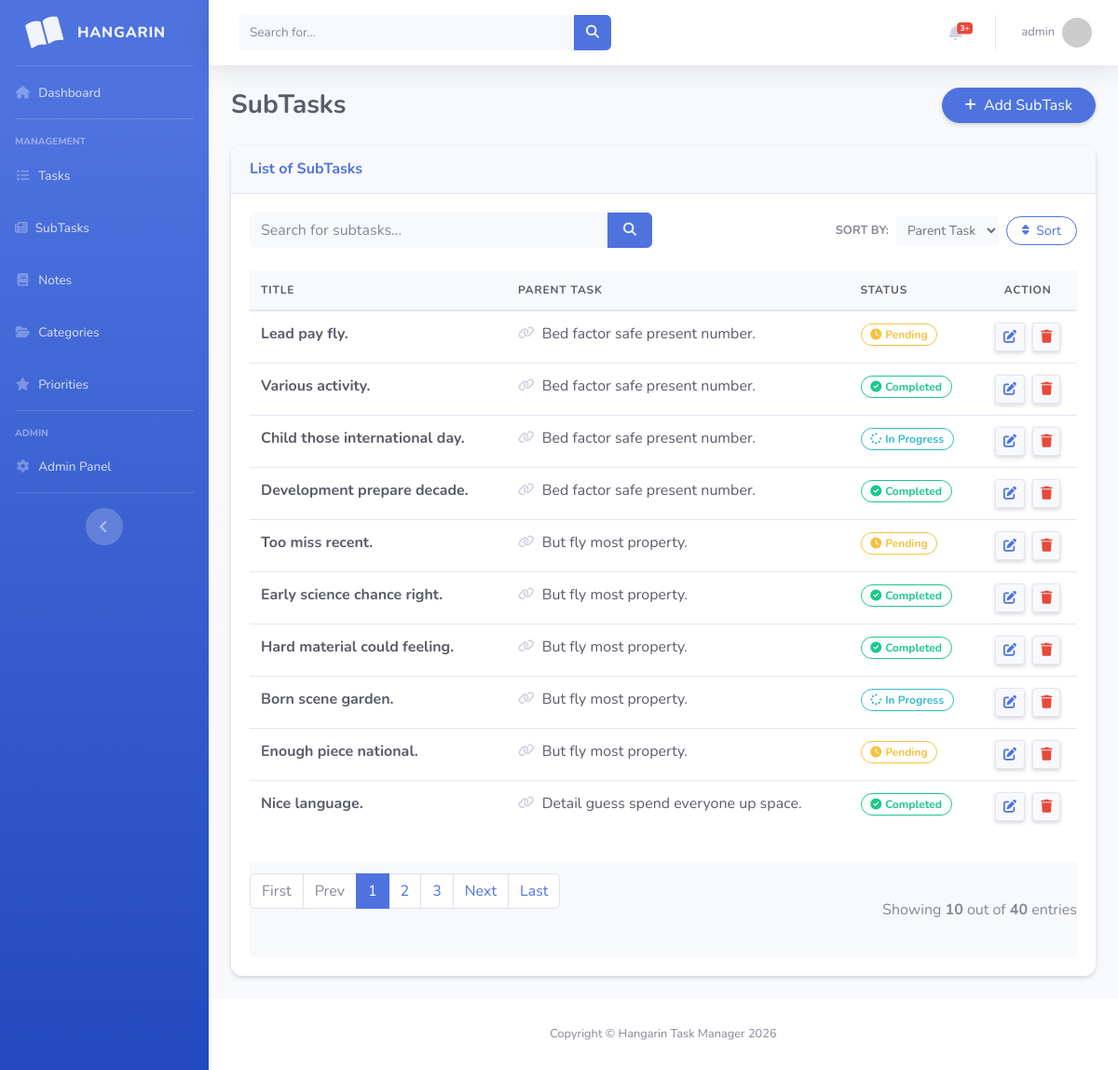
The app's page /subtask_list (signed in) with its own data.
### taskmanager/models.py (models this page shows, shortened)
class BaseModel(models.Model):
    created_at = models.DateTimeField(auto_now_add=True)
    updated_at = models.DateTimeField(auto_now=True)
    class Meta:
        abstract = True

class SubTask(BaseModel):
    parent_task = models.ForeignKey(Task, on_delete=models.CASCADE)
    title = models.CharField(max_length=200)
    status = models.CharField(
        max_length=50,
        choices=[
            ("Pending", "Pending"),
            ("In Progress", "In Progress"),
            ("Completed", "Completed"),
        ],
        default="Pending"
    )

class Task(BaseModel):
    title = models.CharField(max_length=200)
    description = models.TextField()
    status = models.CharField(
        max_length=50,
        choices=[
            ("Pending", "Pending"),
            ("In Progress", "In Progress"),
            ("Completed", "Completed"),
        ],
        default="Pending"
    )
    deadline = models.DateField()
    priority = models.ForeignKey(Priority, on_delete=models.CASCADE)
    category = models.ForeignKey(Category, on_delete=models.CASCADE)

### taskmanager/views.py (the view)
# urls.py: path('subtask_list', SubTaskList.as_view(), name='subtask-list'),
class SubTaskList(LoginRequiredMixin, ListView):
    model = SubTask
    context_object_name = 'subtask'
    template_name = 'subtask_list.html'
    paginate_by = 10
    ordering = ["parent_task__title","title", "status"]
    def get_queryset(self):
        qs = super().get_queryset()
        query = self.request.GET.get('q')
        if query:
            qs = qs.filter(
                Q(title__icontains=query) |
                Q(parent_task__title__icontains=query)
            )
        return qs
    def get_ordering(self):
        allowed = ["parent_task__title","title", "status"]
        sort_by = self.request.GET.get("sort_by")
        if sort_by in allowed:
            return sort_by
        return "parent_task__title"

### templates/subtask_list.html (shortened to what this page needs)
{% extends 'base.html' %}
{% load static %}
{% block content %}
<div class="d-sm-flex align-items-center justify-content-between mb-4">
    <h1 class="h3 mb-0 text-gray-800 font-weight-bold">SubTasks</h1>
    <a href="{% url 'subtask-add' %}" class="btn btn-primary shadow-sm rounded-pill px-4">
        <i class="fas fa-plus fa-sm mr-1"></i> Add SubTask
    </a>
</div>
<div class="card shadow-sm mb-4">
    <div class="card-header py-3">
        <h6 class="m-0 font-weight-bold text-primary">List of SubTasks</h6>
    </div>
    <div class="card-body">
        <div class="row mb-4 align-items-center">
            <div class="col-md-6">
                <form class="form-inline" action="{% url 'subtask-list' %}">
                    <div class="input-group w-100">
                        <input type="text" class="form-control bg-light border-0 small" placeholder="Search for subtasks..."
                               name="q" value="{{ request.GET.q }}">
                        <div class="input-group-append">
                            <button class="btn btn-primary px-3" type="submit">
                                <i class="fas fa-search fa-sm"></i>
                            </button>
                        </div>
                    </div>
                </form>
            </div>
            <div class="col-md-6 text-right">
                <form method="get" class="form-inline justify-content-end">
                    <label class="mr-2 text-gray-600 small font-weight-bold text-uppercase">Sort by:</label>
                    <select class="form-control form-control-sm mr-2 border-0 bg-light" name="sort_by">
                        <option value="parent_task__title" {% if request.GET.sort_by == "parent_task__title" %}selected{% endif %}>Parent Task</option>
                    </select>
                    <button type="submit" class="btn btn-sm btn-outline-primary px-3 rounded-pill">
                         Sort
                    </button>
                </form>
            </div>
        </div>
        <div class="table-responsive">
            <table class="table table-hover align-middle" width="100%" cellspacing="0">
                <thead>
                    <tr>
                        <th>Title</th>
                        <th>Parent Task</th>
                        <th>Status</th>
                        <th class="text-center">Action</th>
                    </tr>
                </thead>
                <tbody>
                    {% for subtask in object_list %}
                    <tr>
                        <td class="font-weight-bold text-dark">{{ subtask.title }}</td>
                        <td><span class="text-gray-800"><i class="fas fa-link fa-sm mr-1 text-gray-400"></i> {{ subtask.parent_task.title }}</span></td>
                        <td>
                            {% if subtask.status == 'Completed' %}
                                <span class="badge badge-pill badge-success-soft text-success border border-success">
                                    <i class="fas fa-check-circle mr-1"></i>{{ subtask.status }}
                                </span>
                             {% elif subtask.status == 'In Progress' %}
                                <span class="badge badge-pill badge-info-soft text-info border border-info">
                                    <i class="fas fa-spinner fa-spin mr-1"></i>{{ subtask.status }}
                                </span>
                            {% else %}
                                <span class="badge badge-pill badge-warning-soft text-warning border border-warning">
                                    <i class="fas fa-clock mr-1"></i>{{ subtask.status }}
                                </span>
                            {% endif %}
                        </td>
                        <td class="text-center">
                            <a href="{% url 'subtask-update' subtask.id %}" class="btn btn-sm btn-light text-primary border shadow-sm mr-1">
                                <i class="fas fa-edit"></i>
                            </a>
                            <a href="{% url 'subtask-delete' subtask.id %}" class="btn btn-sm btn-light text-danger border shadow-sm">
                                <i class="fas fa-trash"></i>
                            </a>
                        </td>
                    </tr>
                    {% endfor %}
                </tbody>
            </table>
        </div>
        {% include 'includes/pagination.html' %}
    </div>
</div>
{% endblock %}

### templates/base.html (shortened to what this page needs)
{% load static %}
{% load pwa %}
<!DOCTYPE html>
<html lang="en">
<head>
    <link rel="stylesheet" href="https://cdnjs.cloudflare.com/ajax/libs/font-awesome/6.4.0/css/all.min.css">
    <link rel="stylesheet" href="{% static 'css/sb-admin-2.css' %}">
</head>
<body id="page-top">
    <div id="wrapper">
        <ul class="navbar-nav bg-gradient-primary sidebar sidebar-dark accordion" id="accordionSidebar">
            <a class="sidebar-brand d-flex align-items-center justify-content-center" href="{% url 'home' %}">
                <div class="sidebar-brand-icon rotate-n-15">
                    <i class="fas fa-book-open"></i>
                </div>
                <div class="sidebar-brand-text mx-3">Hangarin</div>
            </a>
            <hr class="sidebar-divider my-0">
            <li class="nav-item">
                <a class="nav-link" href="{% url 'home' %}">
                    <i class="fas fa-fw fa-home"></i>
                    <span>Dashboard</span>
                </a>
            </li>
            <hr class="sidebar-divider">
            <div class="sidebar-heading">Management</div>
            <li class="nav-item">
                <a class="nav-link" href="{% url 'task-list' %}">
                    <i class="fas fa-fw fa-list"></i>
                    <span>Tasks</span>
                </a>
            </li>
            <li class="nav-item">
                <a class="nav-link" href="{% url 'subtask-list' %}">
                    <i class="fas fa-newspaper"></i>
                    <span>SubTasks</span>
                </a>
            </li>
            <li class="nav-item">
                <a class="nav-link" href="{% url 'note-list' %}">
                    <i class="fas fa-fw fa-book"></i>
                    <span>Notes</span>
                </a>
            </li>
            <li class="nav-item">
                <a class="nav-link" href="{% url 'category-list' %}">
                    <i class="fas fa-fw fa-folder-open"></i>
                    <span>Categories</span>
                </a>
            </li>
            <li class="nav-item">
                <a class="nav-link" href="{% url 'priority-list' %}">
                    <i class="fas fa-fw fa-star"></i>
                    <span>Priorities</span>
                </a>
            </li>
            <hr class="sidebar-divider">
            <div class="sidebar-heading">Admin</div>
            <li class="nav-item">
                <a class="nav-link" href="/admin/" target="_blank">
                    <i class="fas fa-fw fa-cog"></i>
                    <span>Admin Panel</span>
                </a>
            </li>
            <hr class="sidebar-divider d-none d-md-block">
            <div class="text-center d-none d-md-inline">
                <button class="rounded-circle border-0" id="sidebarToggle"></button>
            </div>
        </ul>
        <div id="content-wrapper" class="d-flex flex-column">
            <div id="content">
                <nav class="navbar navbar-expand navbar-light bg-white topbar mb-4 static-top shadow">
                    <form class="d-none d-sm-inline-block form-inline mr-auto ml-md-3 my-2 my-md-0 mw-100 navbar-search">
                        <div class="input-group">
                            <input type="text" class="form-control bg-light border-0 small" placeholder="Search for..." aria-label="Search">
                            <div class="input-group-append">
                                <button class="btn btn-primary" type="button">
                                    <i class="fas fa-search fa-sm"></i>
                                </button>
                            </div>
                        </div>
                    </form>
                    <ul class="navbar-nav ml-auto">
                        <li class="nav-item dropdown no-arrow mx-1">
                            <a class="nav-link dropdown-toggle" href="#" id="alertsDropdown" role="button" data-toggle="dropdown">
                                <i class="fas fa-bell fa-fw"></i>
                                <span class="badge badge-danger badge-counter">3+</span>
                            </a>
                        </li>
                        <li class="nav-item dropdown no-arrow">
                            <a class="nav-link dropdown-toggle" href="#" id="userDropdown" role="button" data-toggle="dropdown">
                                <span class="mr-2 d-none d-lg-inline text-gray-600 small">
                                    {% if user.is_authenticated %}{{ user.username }}{% else %}Guest{% endif %}
                                </span>
                                <img class="img-profile rounded-circle"
                                     src="https://ui-avatars.com/api/?name={{ user.username|default:'User' }}&background=4e73df&color=fff&size=36"
                                     width="36" height="36">
                            </a>
                        </li>
                    </ul>
                </nav>
                <div class="container-fluid">
                    {% block content %}
                    {% endblock %}
                </div>
            </div>
            <footer class="sticky-footer bg-white">
                <div class="container my-auto">
                    <div class="copyright text-center my-auto">
                        <span>Copyright &copy; Hangarin Task Manager 2026</span>
                    </div>
                </div>
            </footer>
        </div>
    </div>
</body>
</html>

### records on screen
SubTask: title "Lead pay fly.", parent_task "Bed factor safe present number.", status "Pending"
SubTask: title "Various activity.", parent_task "Bed factor safe present number.", status "Completed"
SubTask: title "Child those international day.", parent_task "Bed factor safe present number.", status "In Progress"
SubTask: title "Development prepare decade.", parent_task "Bed factor safe present number.", status "Completed"
SubTask: title "Too miss recent.", parent_task "But fly most property.", status "Pending"
SubTask: title "Early science chance right.", parent_task "But fly most property.", status "Completed"
SubTask: title "Hard material could feeling.", parent_task "But fly most property.", status "Completed"
SubTask: title "Born scene garden.", parent_task "But fly most property.", status "In Progress"
SubTask: title "Enough piece national.", parent_task "But fly most property.", status "Pending"
SubTask: title "Nice language.", parent_task "Detail guess spend everyone up space.", status "Completed"

### other values on screen
{{ user.username }} "admin"
{{ page_num }} "1"
{{ page_num }} "2" "3"
{{ object_list.count }} "10"
{{ paginator.count }} "40"
